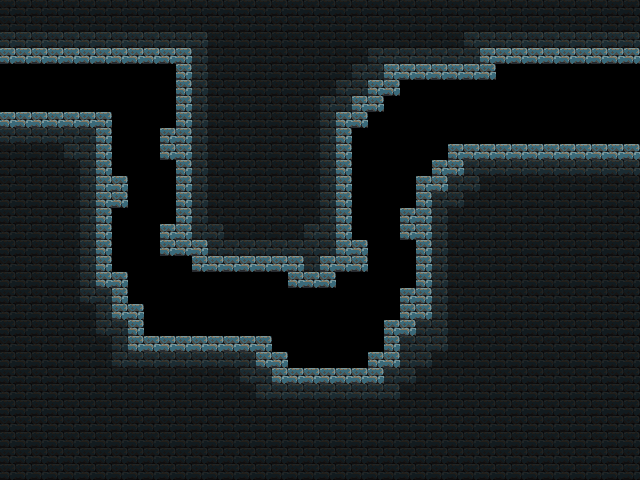

A 2D game scene composited from a Tiled map and its tileset images. What follows is a short description and the map's XML, with every tile layer's data as written:
An orthogonal 40x30 tile map with 16x16 px tiles, 1 tile layer (Tile Layer 1).

<map version="1.4" tiledversion="1.4.3" orientation="orthogonal" renderorder="right-down" width="40" height="30" tilewidth="16" tileheight="16" infinite="0" nextlayerid="2" nextobjectid="1">
 <tileset firstgid="1" source="sprite_sheet.tsx" />
 <layer id="1" name="Tile Layer 1" width="40" height="30">
  <data encoding="csv">
3,3,3,3,3,3,3,3,3,3,3,3,3,3,3,3,3,3,3,3,3,3,3,3,3,3,3,3,3,3,3,3,3,3,3,3,3,3,3,3,
3,3,3,3,3,3,3,3,3,3,3,3,3,3,3,3,3,3,3,3,3,3,3,3,3,3,3,3,3,3,3,3,3,3,3,3,3,3,3,3,
2,2,2,2,2,2,2,2,2,2,2,2,2,3,3,3,3,3,3,3,3,3,3,3,3,3,3,3,3,2,2,2,2,2,2,2,2,2,2,2,
1,1,1,1,1,1,1,1,1,1,1,1,2,3,3,3,3,3,3,3,3,3,3,2,2,2,2,2,2,2,1,1,1,1,1,1,1,1,1,1,
0,0,0,0,0,0,0,0,0,0,0,1,2,3,3,3,3,3,3,3,3,3,2,2,1,1,1,1,1,1,1,0,0,0,0,0,0,0,0,0,
0,0,0,0,0,0,0,0,0,0,0,1,2,3,3,3,3,3,3,3,3,2,2,1,1,0,0,0,0,0,0,0,0,0,0,0,0,0,0,0,
0,0,0,0,0,0,0,0,0,0,0,1,2,3,3,3,3,3,3,3,2,2,1,1,0,0,0,0,0,0,0,0,0,0,0,0,0,0,0,0,
1,1,1,1,1,1,1,0,0,0,0,1,2,3,3,3,3,3,3,3,2,1,1,0,0,0,0,0,0,0,0,0,0,0,0,0,0,0,0,0,
2,2,2,2,2,2,1,0,0,0,1,1,2,3,3,3,3,3,3,3,2,1,0,0,0,0,0,0,0,0,0,0,0,0,0,0,0,0,0,0,
3,3,3,3,2,2,1,0,0,0,1,1,2,3,3,3,3,3,3,3,2,1,0,0,0,0,0,0,1,1,1,1,1,1,1,1,1,1,1,1,
3,3,3,3,3,2,1,0,0,0,0,1,2,3,3,3,3,3,3,3,2,1,0,0,0,0,0,1,1,2,2,2,2,2,2,2,2,2,2,2,
3,3,3,3,3,2,1,1,0,0,0,1,2,3,3,3,3,3,3,3,2,1,0,0,0,0,1,1,2,2,3,3,3,3,3,3,3,3,3,3,
3,3,3,3,3,2,1,1,0,0,0,1,2,3,3,3,3,3,3,3,2,1,0,0,0,0,1,2,2,3,3,3,3,3,3,3,3,3,3,3,
3,3,3,3,3,2,1,0,0,0,0,1,2,3,3,3,3,3,3,3,2,1,0,0,0,1,1,2,3,3,3,3,3,3,3,3,3,3,3,3,
3,3,3,3,3,2,1,0,0,0,1,1,2,2,3,3,3,3,3,2,2,1,0,0,0,1,1,2,3,3,3,3,3,3,3,3,3,3,3,3,
3,3,3,3,3,2,1,0,0,0,1,1,1,2,2,2,2,2,2,2,2,1,1,0,0,0,1,2,3,3,3,3,3,3,3,3,3,3,3,3,
3,3,3,3,3,2,1,0,0,0,0,0,1,1,1,1,1,1,1,2,1,1,1,0,0,0,1,2,3,3,3,3,3,3,3,3,3,3,3,3,
3,3,3,3,3,2,1,1,0,0,0,0,0,0,0,0,0,0,1,1,1,0,0,0,0,0,1,2,3,3,3,3,3,3,3,3,3,3,3,3,
3,3,3,3,3,2,2,1,0,0,0,0,0,0,0,0,0,0,0,0,0,0,0,0,0,1,1,2,3,3,3,3,3,3,3,3,3,3,3,3,
3,3,3,3,3,3,2,1,1,0,0,0,0,0,0,0,0,0,0,0,0,0,0,0,0,1,1,2,3,3,3,3,3,3,3,3,3,3,3,3,
3,3,3,3,3,3,2,2,1,0,0,0,0,0,0,0,0,0,0,0,0,0,0,0,1,1,2,2,3,3,3,3,3,3,3,3,3,3,3,3,
3,3,3,3,3,3,3,2,1,1,1,1,1,1,1,1,1,0,0,0,0,0,0,0,1,2,2,2,3,3,3,3,3,3,3,3,3,3,3,3,
3,3,3,3,3,3,3,2,2,2,2,2,2,2,2,2,1,1,0,0,0,0,0,1,1,2,2,3,3,3,3,3,3,3,3,3,3,3,3,3,
3,3,3,3,3,3,3,3,3,3,3,3,3,3,3,2,2,1,1,1,1,1,1,1,2,2,3,3,3,3,3,3,3,3,3,3,3,3,3,3,
3,3,3,3,3,3,3,3,3,3,3,3,3,3,3,3,2,2,2,2,2,2,2,2,2,3,3,3,3,3,3,3,3,3,3,3,3,3,3,3,
3,3,3,3,3,3,3,3,3,3,3,3,3,3,3,3,3,3,3,3,3,3,3,3,3,3,3,3,3,3,3,3,3,3,3,3,3,3,3,3,
3,3,3,3,3,3,3,3,3,3,3,3,3,3,3,3,3,3,3,3,3,3,3,3,3,3,3,3,3,3,3,3,3,3,3,3,3,3,3,3,
3,3,3,3,3,3,3,3,3,3,3,3,3,3,3,3,3,3,3,3,3,3,3,3,3,3,3,3,3,3,3,3,3,3,3,3,3,3,3,3,
3,3,3,3,3,3,3,3,3,3,3,3,3,3,3,3,3,3,3,3,3,3,3,3,3,3,3,3,3,3,3,3,3,3,3,3,3,3,3,3,
3,3,3,3,3,3,3,3,3,3,3,3,3,3,3,3,3,3,3,3,3,3,3,3,3,3,3,3,3,3,3,3,3,3,3,3,3,3,3,3
</data>
 </layer>
</map>